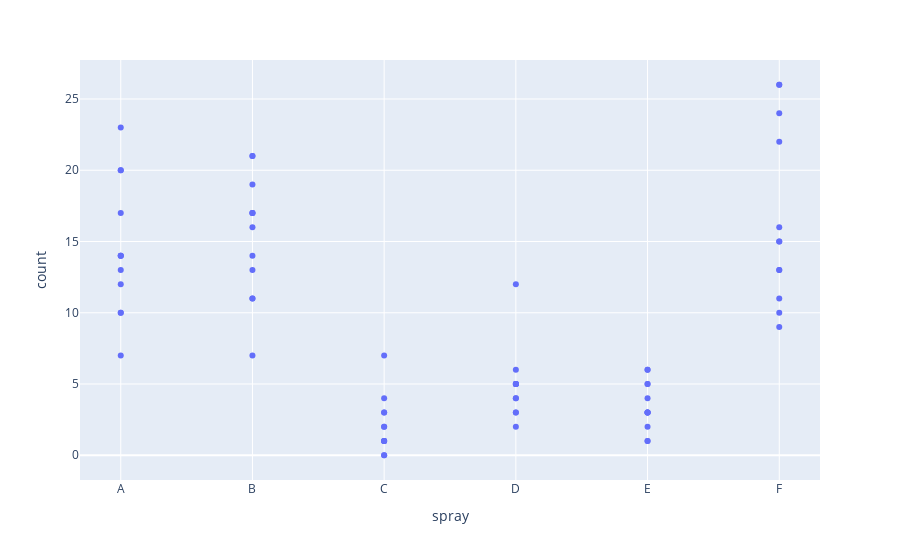

This figure's notebook cell:
### Code cell
fig_insects = px.scatter(insects, x="spray", y="count")
fig_insects.show()
#OX: Type of spray (A, B, C, D, E, F)
#OY: Number of insects that left (count shows exact value
#Afther spray X was used, Y insects left (other were killed)
#It's clearly visible that C and E are the most effective sprays.

### Figure 1 — Plotly figure (JSON) as saved in the notebook; plotly's stock layout.template omitted (floating-point values rounded to 4 significant figures)
{"data": [{"hoverlabel": {"namelength": 0}, "hovertemplate": "spray=%{x}<br>count=%{y}", "legendgroup": "", "marker": {"color": "#636efa", "symbol": "circle"}, "mode": "markers", "name": "", "showlegend": false, "type": "scatter", "x": ["A", "A", "A", "A", "A", "A", "A", "A", "A", "A", "A", "A", "B", "B", "B", "B", "B", "B", "B", "B", "B", "B", "B", "B", "C", "C", "C", "C", "C", "C", "C", "C", "C", "C", "C", "C", "D", "D", "D", "D", "D", "D", "D", "D", "D", "D", "D", "D", "E", "E", "E", "E", "E", "E", "E", "E", "E", "E", "E", "E", "F", "F", "F", "F", "F", "F", "F", "F", "F", "F", "F", "F"], "xaxis": "x", "y": [10, 7, 20, 14, 14, 12, 10, 23, 17, 20, 14, 13, 11, 17, 21, 11, 16, 14, 17, 17, 19, 21, 7, 13, 0, 1, 7, 2, 3, 1, 2, 1, 3, 0, 1, 4, 3, 5, 12, 6, 4, 3, 5, 5, 5, 5, 2, 4, 3, 5, 3, 5, 3, 6, 1, 1, 3, 2, 6, 4, 11, 9, 15, 22, 15, 16, 13, 10, 26, 26, 24, 13], "yaxis": "y"}], "layout": {"autosize": true, "legend": {"tracegroupgap": 0}, "margin": {"t": 60}, "xaxis": {"anchor": "y", "autorange": true, "domain": [0, 1], "range": [-0.3009, 5.301], "title": {"text": "spray"}, "type": "category"}, "yaxis": {"anchor": "x", "autorange": true, "domain": [0, 1], "range": [-1.711, 27.71], "title": {"text": "count"}, "type": "linear"}}}
